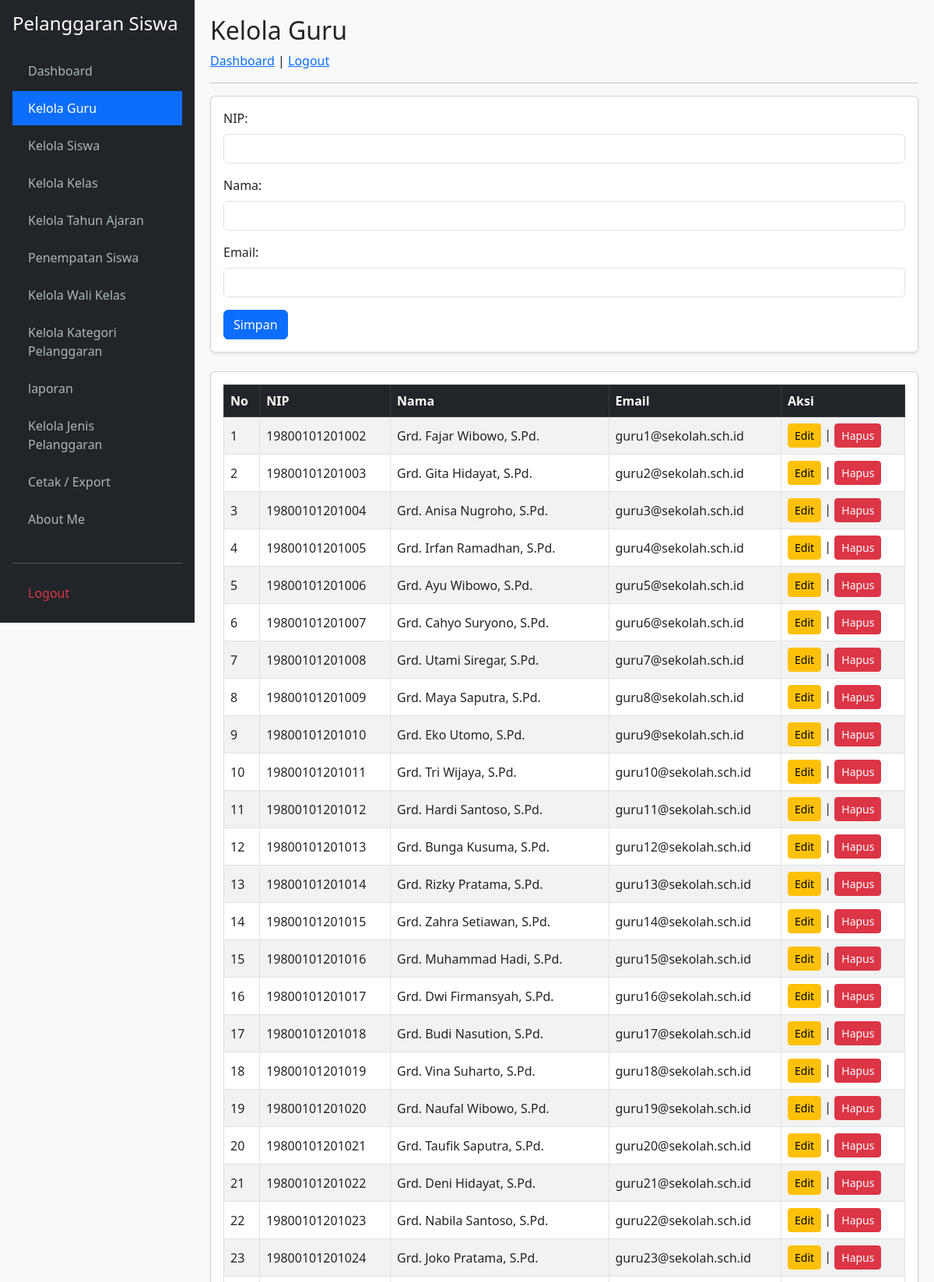
The page /kelola_guru.php (signed in, upper part) on the database its author committed.
### tables this page shows
CREATE TABLE `t_guru` (
  `id` int(11) NOT NULL,
  `nip` varchar(30) DEFAULT NULL,
  `nama` varchar(150) NOT NULL,
  `email` varchar(150) DEFAULT NULL,
  `status_aktif` tinyint(1) DEFAULT 1,
  `user_id` int(11) DEFAULT NULL,
  `created_at` timestamp NULL DEFAULT NULL,
  `updated_at` timestamp NULL DEFAULT NULL
);

### kelola_guru.php (the view, shortened to what this page needs)
<?php
require_once 'koneksi.php';
$edit = isset($_GET['edit']) ? mysqli_fetch_assoc(mysqli_query($koneksi, "SELECT * FROM t_guru WHERE id='{$_GET['edit']}'")) : ['id'=>'','nip'=>'','nama'=>'','email'=>''];
$data = mysqli_query($koneksi, "SELECT * FROM t_guru");
?>
<!DOCTYPE html>
<html lang="id">
<head>
    <link href="https://cdn.jsdelivr.net/npm/bootstrap@5.3.0/dist/css/bootstrap.min.css" rel="stylesheet">
</head>
<body>
    <div class="sidebar d-flex flex-column p-3">
        <h4 class="text-white mb-4">Pelanggaran Siswa</h4>
        <ul class="nav nav-pills flex-column mb-auto">
            <li class="nav-item mb-1"><a href="dashboard.php">Dashboard</a></li>
            <li class="nav-item mb-1"><a href="kelola_guru.php" class="active">Kelola Guru</a></li>
            <li class="nav-item mb-1"><a href="kelola_siswa.php">Kelola Siswa</a></li>
            <li class="nav-item mb-1"><a href="kelola_kelas.php">Kelola Kelas</a></li>
            <li class="nav-item mb-1"><a href="kelola_tahun_ajaran.php">Kelola Tahun Ajaran</a></li>
            <li class="nav-item mb-1"><a href="penempatan_siswa.php">Penempatan Siswa</a></li>
            <li class="nav-item mb-1"><a href="kelola_wali_kelas.php">Kelola Wali Kelas</a></li>
            <li class="nav-item mb-1"><a href="kelola_kategori_pelanggaran.php">Kelola Kategori Pelanggaran</a></li>
            <li class="nav-item mb-1"><a href="laporan.php">laporan</a></li>
            <li class="nav-item mb-1"><a href="kelola_jenis_pelanggaran.php">Kelola Jenis Pelanggaran</a></li>
            <li class="nav-item mb-1"><a href="cetak_export.php">Cetak / Export</a></li>
            <li class="nav-item mb-1"><a href="about.php">About Me</a></li>
        </ul>
        <hr>
        <a href="logout.php" class="text-danger">Logout</a>
    </div>
    <div class="main-content">
        <h2>Kelola Guru</h2>
        <a href="dashboard.php">Dashboard</a> | <a href="logout.php">Logout</a><hr>
        <div class="card shadow-sm mb-4">
            <div class="card-body">
                <form method="POST">
                    <div class="mb-3">
                        <label class="form-label">NIP:</label><br>
                        <input type="text" name="nip" class="form-control" value="<?= $edit['nip']; ?>" required>
                    </div>
                    <div class="mb-3">
                        <label class="form-label">Nama:</label><br>
                        <input type="text" name="nama" class="form-control" value="<?= $edit['nama']; ?>" required>
                    </div>
                    <div class="mb-3">
                        <label class="form-label">Email:</label><br>
                        <input type="email" name="email" class="form-control" value="<?= $edit['email']; ?>" required>
                    </div>
                    <button type="submit" name="simpan" class="btn btn-primary">Simpan</button>
                </form>
            </div>
        </div>
        <div class="card shadow-sm">
            <div class="card-body">
                <table class="table table-bordered table-striped align-middle">
                    <thead class="table-dark">
                        <tr><th>No</th><th>NIP</th><th>Nama</th><th>Email</th><th>Aksi</th></tr>
                    </thead>
                    <tbody>
                        <?php $no=1; while($r = mysqli_fetch_assoc($data)): ?>
                        <tr>
                            <td><?= $no++; ?></td>
                            <td><?= $r['nip']; ?></td>
                            <td><?= $r['nama']; ?></td>
                            <td><?= $r['email']; ?></td>
                            <td>
                                <a href="kelola_guru.php?edit=<?= $r['id']; ?>" class="btn btn-sm btn-warning">Edit</a> |
                                <a href="kelola_guru.php?hapus=<?= $r['id']; ?>" class="btn btn-sm btn-danger" onclick="return confirm('Hapus?')">Hapus</a>
                            </td>
                        </tr>
                        <?php endwhile; ?>
                    </tbody>
                </table>
            </div>
        </div>
    </div>
</body>
</html>

### kelola_guru.php (style rules this page uses)
body { background-color: #f8f9fa; }
.sidebar { min-height: 100vh; background-color: #212529; color: #fff; position: fixed; width: 250px; top: 0; left: 0; }
.sidebar a { color: #adb5bd; text-decoration: none; display: block; padding: 10px 20px; }
.sidebar a:hover, .sidebar a.active { color: #fff; background-color: #0d6efd; }
.main-content { margin-left: 250px; padding: 20px; }

### rows shown on the page
t_guru: nip "19800101201002", nama "Grd. Fajar Wibowo, S.Pd.", email "guru1@sekolah.sch.id"
t_guru: nip "19800101201003", nama "Grd. Gita Hidayat, S.Pd.", email "guru2@sekolah.sch.id"
t_guru: nip "19800101201004", nama "Grd. Anisa Nugroho, S.Pd.", email "guru3@sekolah.sch.id"
t_guru: nip "19800101201005", nama "Grd. Irfan Ramadhan, S.Pd.", email "guru4@sekolah.sch.id"
t_guru: nip "19800101201006", nama "Grd. Ayu Wibowo, S.Pd.", email "guru5@sekolah.sch.id"
t_guru: nip "19800101201007", nama "Grd. Cahyo Suryono, S.Pd.", email "guru6@sekolah.sch.id"
t_guru: nip "19800101201008", nama "Grd. Utami Siregar, S.Pd.", email "guru7@sekolah.sch.id"
t_guru: nip "19800101201009", nama "Grd. Maya Saputra, S.Pd.", email "guru8@sekolah.sch.id"
t_guru: nip "19800101201010", nama "Grd. Eko Utomo, S.Pd.", email "guru9@sekolah.sch.id"
t_guru: nip "19800101201011", nama "Grd. Tri Wijaya, S.Pd.", email "guru10@sekolah.sch.id"
t_guru: nip "19800101201012", nama "Grd. Hardi Santoso, S.Pd.", email "guru11@sekolah.sch.id"
t_guru: nip "19800101201013", nama "Grd. Bunga Kusuma, S.Pd.", email "guru12@sekolah.sch.id"
t_guru: nip "19800101201014", nama "Grd. Rizky Pratama, S.Pd.", email "guru13@sekolah.sch.id"
t_guru: nip "19800101201015", nama "Grd. Zahra Setiawan, S.Pd.", email "guru14@sekolah.sch.id"
t_guru: nip "19800101201016", nama "Grd. Muhammad Hadi, S.Pd.", email "guru15@sekolah.sch.id"
t_guru: nip "19800101201017", nama "Grd. Dwi Firmansyah, S.Pd.", email "guru16@sekolah.sch.id"
t_guru: nip "19800101201018", nama "Grd. Budi Nasution, S.Pd.", email "guru17@sekolah.sch.id"
t_guru: nip "19800101201019", nama "Grd. Vina Suharto, S.Pd.", email "guru18@sekolah.sch.id"
t_guru: nip "19800101201020", nama "Grd. Naufal Wibowo, S.Pd.", email "guru19@sekolah.sch.id"
t_guru: nip "19800101201021", nama "Grd. Taufik Saputra, S.Pd.", email "guru20@sekolah.sch.id"
t_guru: nip "19800101201022", nama "Grd. Deni Hidayat, S.Pd.", email "guru21@sekolah.sch.id"
t_guru: nip "19800101201023", nama "Grd. Nabila Santoso, S.Pd.", email "guru22@sekolah.sch.id"
t_guru: nip "19800101201024", nama "Grd. Joko Pratama, S.Pd.", email "guru23@sekolah.sch.id"
